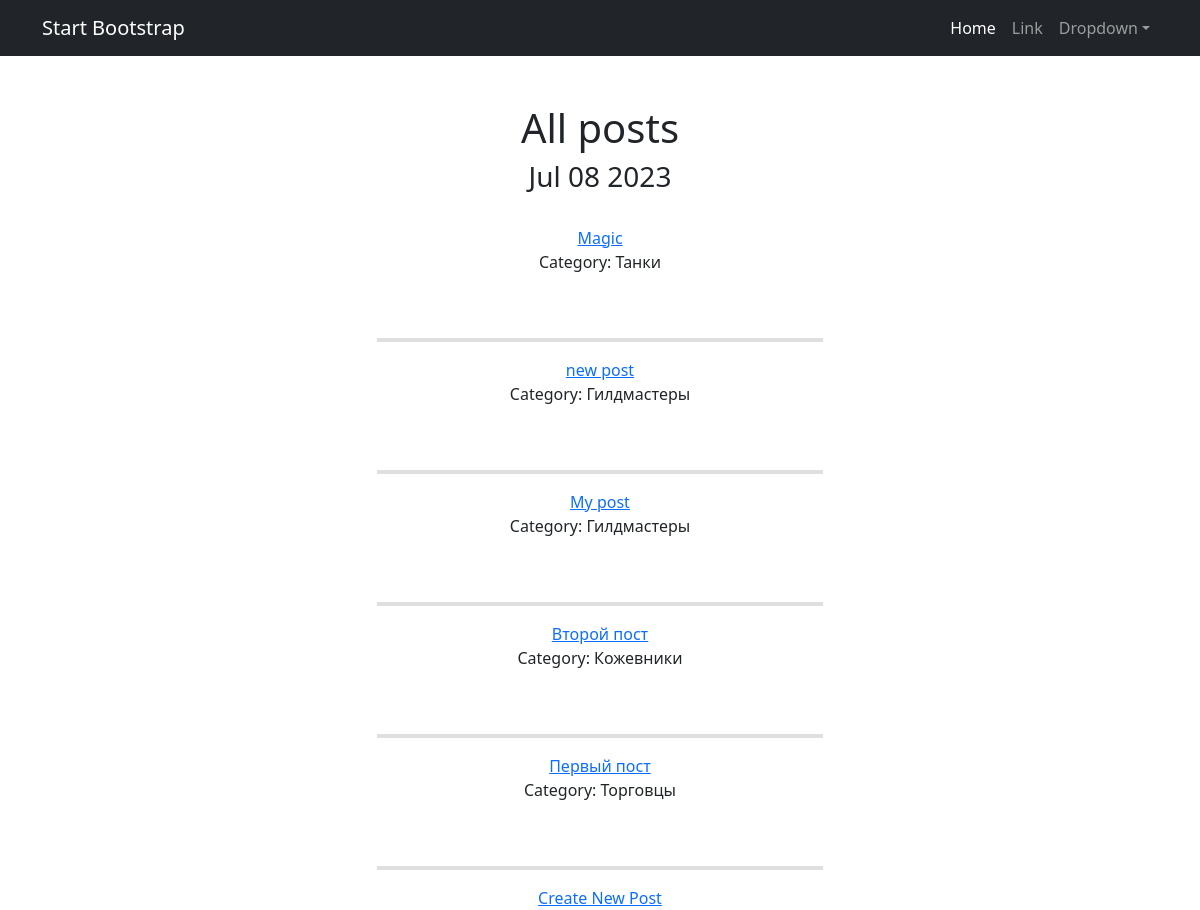
Page /posts/ (signed in) on the earlier database version.
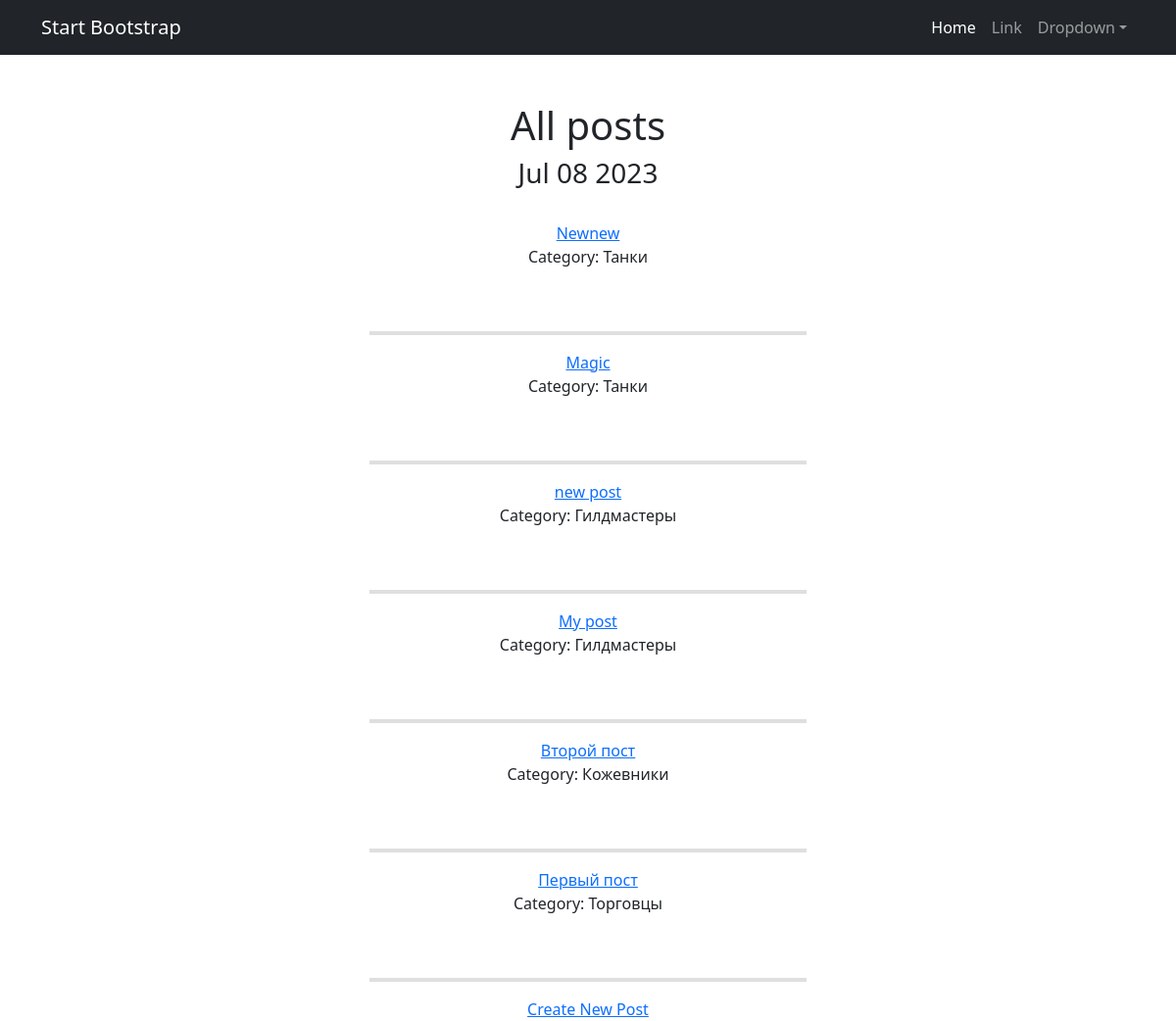
Same page on the later database version.
### board/models.py (models this page shows, shortened)
class Post(models.Model):
    CATEGORY_CHOICES = [
        ('TK', 'Танки'),
        ('HL', 'Хилы'),
        ('DD', 'ДД'),
        ('TD', 'Торговцы'),
        ('GM', 'Гилдмастеры'),
        ('QG', 'Квестгиверы'),
        ('SM', 'Кузнецы'),
        ('TN', 'Кожевники'),
        ('HM', 'Зельевары'),
        ('WZ', 'Мастера заклинаний'),
    ]
    author = models.ForeignKey('CustomUser', on_delete=models.CASCADE)
    category = models.ForeignKey(Category, on_delete=models.CASCADE)
    post_time_in = models.DateTimeField(auto_now_add=True)
    title = models.CharField(max_length=255)
    post_text = models.TextField()
    image = models.ImageField(upload_to='post_images/', null=True, blank=True)
    video_url = models.URLField(null=True, blank=True)

class Category(models.Model):
    name = models.CharField(max_length=255, unique=True)

### board/views.py (the view)
# urls.py: path('', PostList.as_view(), name='posts'),
class PostList(LoginRequiredMixin, ListView):
    model = Post
    ordering = '-post_time_in'
    template_name = 'posts.html'
    context_object_name = 'posts'
    paginate_by = 10
    def get_queryset(self):
        queryset = super().get_queryset()
        self.filterset = PostFilter(self.request.GET, queryset)
        return self.filterset.qs
    def get_context_data(self, **kwargs):
        context = super().get_context_data(**kwargs)
        context['filterset'] = self.filterset
        context['time_now'] = timezone.now()
        return context

### templates/posts.html (shortened to what this page needs)
{% extends "flatpages/default.html" %}
{% block content %}
<h1>All posts</h1>
<h3>{{ time_now|date:'M d Y' }}</h3>
<br>
{% if posts %}
    {% for post in posts %}
    <p>
        <a href="{% url 'post_detail' pk=post.pk %}">{{ post.title }}</a><br>
        Category: {{ post.category.name }}
        <br>
        <br>
        <br>
    </p>
    <hr style="height:4px;color:gray">
    {% endfor %}
{% else %}
   <h2>No posts available!</h2>
{% endif %}
{% if user.is_authenticated %}
    <a href="{% url 'post_create' %}">Create New Post</a>
{% endif %}
{% endblock content %}

Differences in the rows shown:
added Post: title "Newnew", category.name "Танки"
